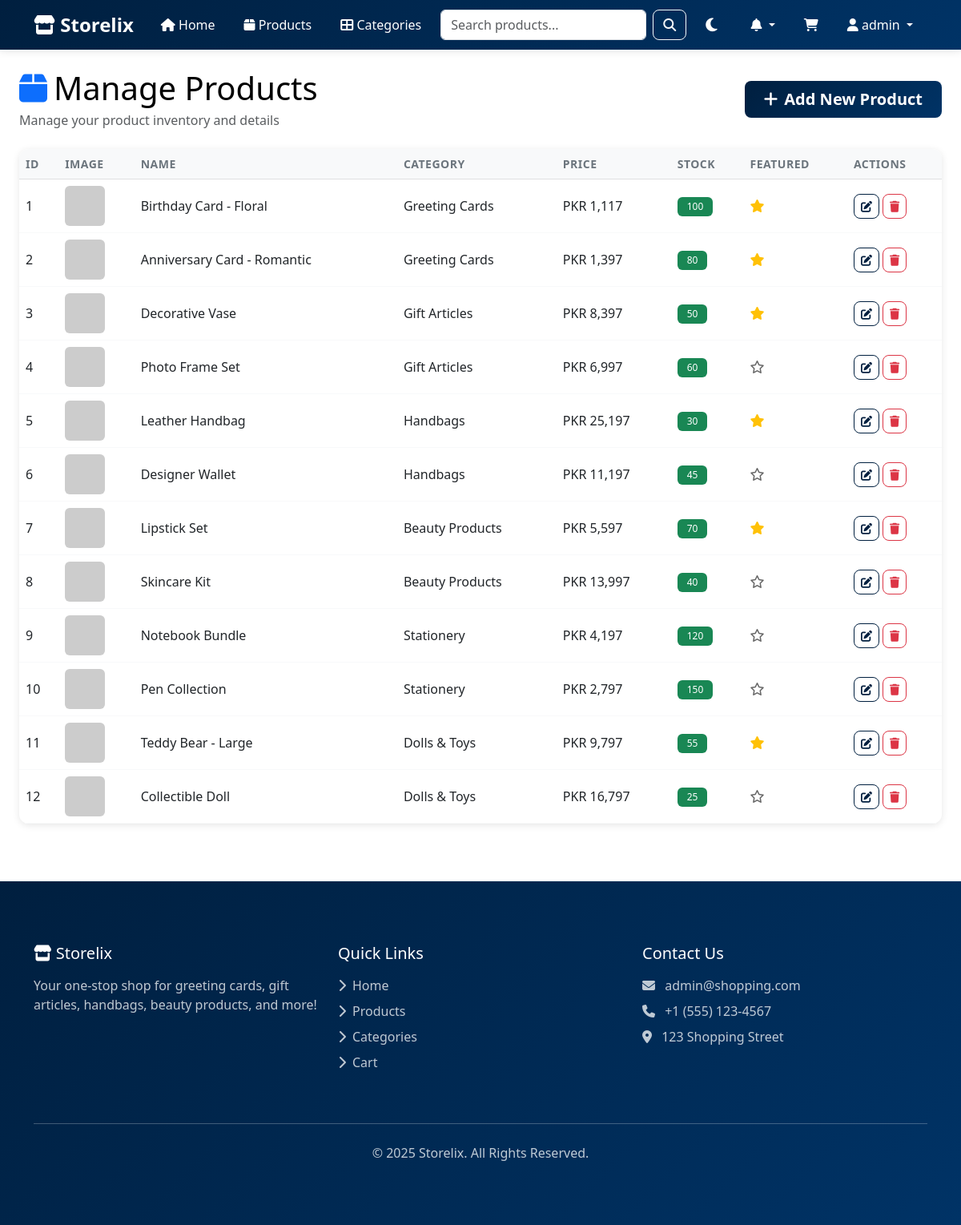
/admin/products.php (signed in), run on the app's committed database.
### tables this page shows
CREATE TABLE IF NOT EXISTS products (
    id INT AUTO_INCREMENT PRIMARY KEY,
    category_id INT,
    name VARCHAR(200) NOT NULL,
    description TEXT,
    price DECIMAL(10, 2) NOT NULL,
    stock INT DEFAULT 0,
    image VARCHAR(255),
    featured TINYINT(1) DEFAULT 0,
    created_at TIMESTAMP DEFAULT CURRENT_TIMESTAMP,
    updated_at TIMESTAMP DEFAULT CURRENT_TIMESTAMP ON UPDATE CURRENT_TIMESTAMP,
    FOREIGN KEY (category_id) REFERENCES categories(id) ON DELETE SET NULL
);

CREATE TABLE IF NOT EXISTS categories (
    id INT AUTO_INCREMENT PRIMARY KEY,
    name VARCHAR(100) NOT NULL,
    description TEXT,
    image VARCHAR(255),
    created_at TIMESTAMP DEFAULT CURRENT_TIMESTAMP
);

### includes/db.php (called while the page is built, shortened)
<?php
class Database {
    private $conn;
    public function __construct() {
        try {
            $this->conn = new mysqli(DB_HOST, DB_USER, DB_PASS, DB_NAME);
            $this->conn->options(MYSQLI_OPT_CONNECT_TIMEOUT, 30);
            $this->conn->options(MYSQLI_OPT_READ_TIMEOUT, 30);
            $this->conn->set_charset("utf8mb4");
        } catch (Exception $e) {
            die("Database Error: " . $e->getMessage());
        }
    }
    public function query($sql) {
        $result = $this->conn->query($sql);
        return $result;
    }
}
$db = new Database();
?>

### includes/functions.php (called while the page is built, shortened)
<?php
require_once 'db.php';
function getProducts($category_id = null, $featured = false, $limit = null) {
    global $db;
    $sql = "SELECT p.*, c.name as category_name FROM products p
            LEFT JOIN categories c ON p.category_id = c.id WHERE 1=1";
    $sql .= " ORDER BY p.created_at DESC";
    $result = $db->query($sql);
    return $result->fetch_all(MYSQLI_ASSOC);
}
function formatPrice($price) {
    $pkr_price = $price * 280;
    return 'PKR ' . number_format($pkr_price, 0);
}
?>

### admin/products.php (the view, shortened to what this page needs)
<?php
include '../includes/header.php';
$action = isset($_GET['action']) ? $_GET['action'] : 'list';
$products = getProducts();
?>
<div class="container-fluid my-4 px-4">
    <div class="d-flex justify-content-between align-items-center mb-4">
        <div>
            <h1 class="mb-1"><i class="fas fa-box text-primary me-2"></i>Manage Products</h1>
            <p class="text-muted mb-0"><?php echo $action == 'list' ? 'Manage your product inventory and details' : ($action == 'add' ? 'Add a new product to your store' : 'Edit product information'); ?></p>
        </div>
        <?php if ($action == 'list'): ?>
            <a href="?action=add" class="btn btn-primary btn-lg px-4">
                <i class="fas fa-plus me-2"></i>Add New Product
            </a>
        <?php else: ?>
            <a href="products.php" class="btn btn-secondary btn-lg px-4">
                <i class="fas fa-arrow-left me-2"></i>Back to List
            </a>
        <?php endif; ?>
    </div>
    <?php if ($action == 'list'): ?>
        <div class="card">
            <div class="card-body p-0">
                <div class="table-responsive">
                    <table class="table table-hover mb-0">
                        <thead class="table-light">
                            <tr>
                                <th>ID</th>
                                <th>Image</th>
                                <th>Name</th>
                                <th>Category</th>
                                <th>Price</th>
                                <th>Stock</th>
                                <th>Featured</th>
                                <th>Actions</th>
                            </tr>
                        </thead>
                        <tbody>
                            <?php foreach ($products as $product): ?>
                                <tr>
                                    <td><?php echo $product['id']; ?></td>
                                    <td>
                                        <img src="<?php echo $product['image'] ? '../uploads/' . $product['image'] : 'https://via.placeholder.com/50'; ?>"
                                             alt="<?php echo htmlspecialchars($product['name']); ?>"
                                             style="width: 50px; height: 50px; object-fit: cover;" class="rounded">
                                    </td>
                                    <td><?php echo htmlspecialchars($product['name']); ?></td>
                                    <td><?php echo htmlspecialchars($product['category_name']); ?></td>
                                    <td><?php echo formatPrice($product['price']); ?></td>
                                    <td>
                                        <?php if ($product['stock'] > 10): ?>
                                            <span class="badge bg-success"><?php echo $product['stock']; ?></span>
                                        <?php elseif ($product['stock'] > 0): ?>
                                            <span class="badge bg-warning"><?php echo $product['stock']; ?></span>
                                        <?php else: ?>
                                            <span class="badge bg-danger">Out of Stock</span>
                                        <?php endif; ?>
                                    </td>
                                    <td>
                                        <?php if ($product['featured']): ?>
                                            <i class="fas fa-star text-warning"></i>
                                        <?php else: ?>
                                            <i class="far fa-star text-muted"></i>
                                        <?php endif; ?>
                                    </td>
                                    <td>
                                        <a href="?action=edit&id=<?php echo $product['id']; ?>" class="btn btn-sm btn-outline-primary">
                                            <i class="fas fa-edit"></i>
                                        </a>
                                        <form action="" method="POST" class="d-inline" onsubmit="return confirmDelete()">
                                            <button type="submit" class="btn btn-sm btn-outline-danger">
                                                <i class="fas fa-trash"></i>
                                            </button>
                                        </form>
                                    </td>
                                </tr>
                            <?php endforeach; ?>
                        </tbody>
                    </table>
                </div>
            </div>
        </div>
    <?php endif; ?>
</div>
<?php include '../includes/footer.php'; ?>

### includes/header.php (style rules this page uses)
:root { --primary-color: #001f3f; --secondary-color: #003366; --dark-color: #333; --light-color: #f8f9fa; --bg-color: #ffffff; --text-color: #000000; --card-bg: #ffffff; --navbar-bg: linear-gradient(135deg, var(--primary-color), var(--secondary-color)); --navbar-text: white; --footer-bg: linear-gradient(135deg, var(--primary-color), var(--secondary-color)); --footer-text: white; --hero-bg: linear-gradient(135deg, var(--primary-color), var(--secondary-color)); }
body { font-family: 'Segoe UI', Tahoma, Geneva, Verdana, sans-serif; min-height: 100vh; display: flex; flex-direction: column; background-color: var(--bg-color); color: var(--text-color); transition: background-color 0.3s, color 0.3s; }
.card { background-color: var(--card-bg); color: var(--text-color); border: 1px solid rgba(0,0,0,0.1); }
.card .text-muted { color: rgba(0,0,0,0.6) !important; }
.btn-primary { background-color: var(--primary-color); border-color: var(--primary-color); }
.btn-outline-primary { color: var(--primary-color); border-color: var(--primary-color); }
.btn-primary { background: linear-gradient(135deg, var(--primary-color), var(--secondary-color)); border: none; }
.card { border: none; border-radius: 15px; overflow: hidden; transition: all 0.3s; box-shadow: 0 2px 10px rgba(0,0,0,0.1); background-color: var(--card-bg); color: var(--text-color); }

### admin/products.php (style rules this page uses)
.card { border-radius: 12px; }
.btn { border-radius: 8px; font-weight: 600; transition: all 0.3s ease; }
.table th { border-top: none; font-weight: 600; color: #6c757d; font-size: 0.875rem; text-transform: uppercase; letter-spacing: 0.5px; }
.table td { vertical-align: middle; border-color: #f8f9fa; }
.badge { font-weight: 500; padding: 0.375rem 0.75rem; }

### data on the page
products: id "1", name "Birthday Card - Floral", category.name "Greeting Cards", price "PKR 1,117", stock "100", featured 1 (drawn)
products: id "2", name "Anniversary Card - Romantic", category.name "Greeting Cards", price "PKR 1,397", stock "80", featured 1 (drawn)
products: id "3", name "Decorative Vase", category.name "Gift Articles", price "PKR 8,397", stock "50", featured 1 (drawn)
products: id "4", name "Photo Frame Set", category.name "Gift Articles", price "PKR 6,997", stock "60", featured 0 (drawn)
products: id "5", name "Leather Handbag", category.name "Handbags", price "PKR 25,197", stock "30", featured 1 (drawn)
products: id "6", name "Designer Wallet", category.name "Handbags", price "PKR 11,197", stock "45", featured 0 (drawn)
products: id "7", name "Lipstick Set", category.name "Beauty Products", price "PKR 5,597", stock "70", featured 1 (drawn)
products: id "8", name "Skincare Kit", category.name "Beauty Products", price "PKR 13,997", stock "40", featured 0 (drawn)
products: id "9", name "Notebook Bundle", category.name "Stationery", price "PKR 4,197", stock "120", featured 0 (drawn)
products: id "10", name "Pen Collection", category.name "Stationery", price "PKR 2,797", stock "150", featured 0 (drawn)
products: id "11", name "Teddy Bear - Large", category.name "Dolls & Toys", price "PKR 9,797", stock "55", featured 1 (drawn)
products: id "12", name "Collectible Doll", category.name "Dolls & Toys", price "PKR 16,797", stock "25", featured 0 (drawn)

### other printed values
SITE_NAME "Storelix"
$_SESSION['username'] "admin"
ADMIN_EMAIL "admin@shopping.com"
